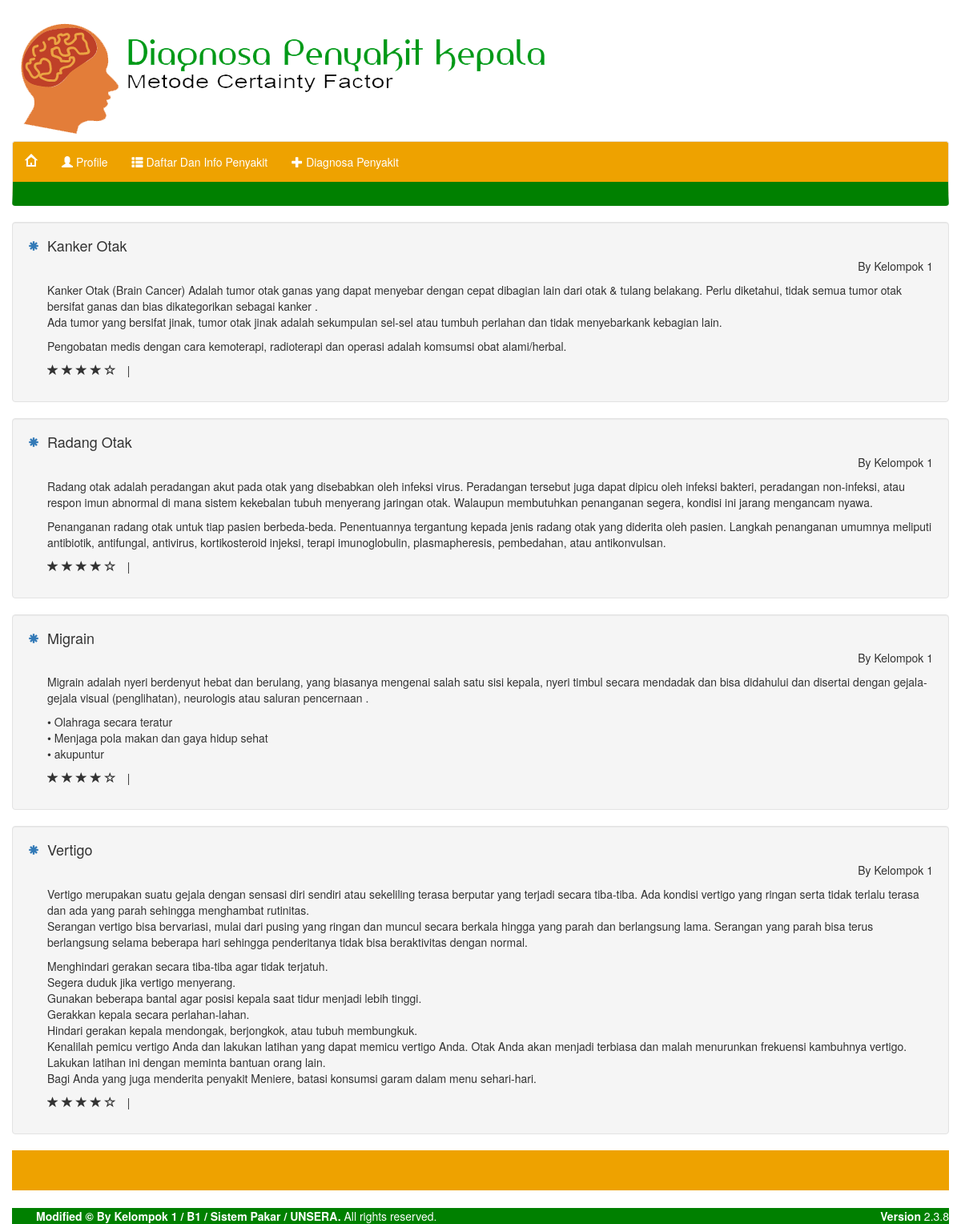
Page /index.php?page=info on the committed database.
### tables this page shows
CREATE TABLE `penyakit` (
  `id` varchar(5) NOT NULL,
  `nm_p` varchar(35) NOT NULL,
  `info` text NOT NULL,
  `solusi` text NOT NULL,
  PRIMARY KEY (`id`)
);

### modul/blog.php (the view)
<?php
include 'kon.php';
?>
  <div class="well">
      <div class="media">
      	<a class="pull-left" href="#">
    		<span class="glyphicon glyphicon-asterisk"></span>
  		</a>
  		<div class="media-body">
        <?php $p1 = mysqli_fetch_array(mysqli_query($kon, "SELECT * FROM penyakit where id = 'P01'")); ?>
    		<h4 class="media-heading"><?php echo $p1['nm_p'];  ?></h4>
          <p class="text-right">By Kelompok 1</p>
          <p><?php echo $p1['info'];?></p>
          <p><?php echo $p1['solusi'];?></p>
          <ul class="list-inline list-unstyled">
            <li>
               <span class="glyphicon glyphicon-star"></span>
                        <span class="glyphicon glyphicon-star"></span>
                        <span class="glyphicon glyphicon-star"></span>
                        <span class="glyphicon glyphicon-star"></span>
                        <span class="glyphicon glyphicon-star-empty"></span>
            </li>
            <li>|</li>
			</ul>
       </div>
    </div>
  </div>
  <div class="well">
      <div class="media">
        <a class="pull-left" href="#">
        <span class="glyphicon glyphicon-asterisk"></span>
      </a>
     <div class="media-body">
        <?php $p2 = mysqli_fetch_array(mysqli_query($kon, "SELECT * FROM penyakit where id = 'P02'")); ?>
        <h4 class="media-heading"><?php echo $p2['nm_p'];  ?></h4>
          <p class="text-right">By Kelompok 1</p>
          <p><?php echo $p2['info'];?></p>
          <p><?php echo $p2['solusi'];?></p>
          <ul class="list-inline list-unstyled">
            <li>
               <span class="glyphicon glyphicon-star"></span>
                        <span class="glyphicon glyphicon-star"></span>
                        <span class="glyphicon glyphicon-star"></span>
                        <span class="glyphicon glyphicon-star"></span>
                        <span class="glyphicon glyphicon-star-empty"></span>
            </li>
            <li>|</li>
      </ul>
       </div>
    </div>
  </div>
  <div class="well">
      <div class="media">
        <a class="pull-left" href="#">
        <span class="glyphicon glyphicon-asterisk"></span>
      </a>
      <div class="media-body">
        <?php $p3 = mysqli_fetch_array(mysqli_query($kon, "SELECT * FROM penyakit where id = 'P03'")); ?>
        <h4 class="media-heading"><?php echo $p3['nm_p'];  ?></h4>
          <p class="text-right">By Kelompok 1</p>
          <p><?php echo $p3['info'];?></p>
          <p><?php echo $p3['solusi'];?></p>
          <ul class="list-inline list-unstyled">
            <li>
               <span class="glyphicon glyphicon-star"></span>
                        <span class="glyphicon glyphicon-star"></span>
                        <span class="glyphicon glyphicon-star"></span>
                        <span class="glyphicon glyphicon-star"></span>
                        <span class="glyphicon glyphicon-star-empty"></span>
            </li>
            <li>|</li>
      </ul>
       </div>
    </div>
  </div>
  <div class="well">
      <div class="media">
        <a class="pull-left" href="#">
        <span class="glyphicon glyphicon-asterisk"></span>
      </a>
      <div class="media-body">
        <?php $p4 = mysqli_fetch_array(mysqli_query($kon, "SELECT * FROM penyakit where id = 'P04'")); ?>
        <h4 class="media-heading"><?php echo $p4['nm_p'];  ?></h4>
          <p class="text-right">By Kelompok 1</p>
          <p><?php echo $p4['info'];?></p>
          <p><?php echo $p4['solusi'];?></p>
          <ul class="list-inline list-unstyled">
            <li>
               <span class="glyphicon glyphicon-star"></span>
                        <span class="glyphicon glyphicon-star"></span>
                        <span class="glyphicon glyphicon-star"></span>
                        <span class="glyphicon glyphicon-star"></span>
                        <span class="glyphicon glyphicon-star-empty"></span>
            </li>
            <li>|</li>
          </ul>
       </div>
    </div>
  </div>

### index.php (shortened to what this page needs)
<?php
include 'kon.php';
?>
<!DOCTYPE html>
<html lang="id">
  <head>
    <link href="assets/bootstrap/css/bootstrap.min.css" rel="stylesheet">
    <link href="assets/css/bagas.css" rel="stylesheet">
    <link rel="stylesheet" href="http://cdnjs.cloudflare.com/ajax/libs/font-awesome/4.1.0/css/font-awesome.min.css"/>
  </head>
  <body>
  <?php include "modul/head.php";?>
    <div class="container">
    <div class="row">
          <?php include "modul/menu.php"; ?>
    </div>
    </div>
  <div class="container">
    <div class="row">
      <?php
                if(isset($_GET['page']))
                {
                 switch($_GET['page'])
                {
                    case 'info': include 'modul/blog.php'; break;
                }
        }
        else{
                        include "modul/slide.php";
       }
?>
    <div class="oren"></div>
    </div>
  </div>
    <br>
      <div class="container">
          <div class="row content">
            <div class="col-sm-12">
            </div>
            <div class="col-sm-3 sidenav">
            </div>
        </div>
    </div>
      <?php include 'modul/bawah.php';?>
  </body>
</html>

### modul/head.php
<header>
	<div class="container">
		<div class="row">
		<br><img src="assets/img/logo.png" class="img-responsive" />
		</div>
	</div>
  </header>

### modul/menu.php (shortened to what this page needs)
<nav class="navbar navbar-default navbar-bagas" role="navigation">
					<div class="container-fluid">
						<div class="navbar-header">
							<a class="navbar-brand" href='<?php echo $_SERVER['SCRIPT_NAME']; ?>'><img href='<?php echo $_SERVER['SCRIPT_NAME']; ?>' alt="Home" class="img-responsive" src="assets/img/home_16x16.png"></a>
						</div>
				<div class="collapse navbar-collapse animasi" id="bs-example-navbar-collapse-1">
					<ul class="nav navbar-nav animasi text16">
						<li><a href="index.php?page=profil"><span class="glyphicon glyphicon-user"></span> Profile</a></li>
						<li><a href="index.php?page=info"><span class="glyphicon glyphicon-th-list"></span> Daftar Dan Info Penyakit</a></li>
						<li>
							<a href="index.php?page=diagnosa" ><span class="glyphicon glyphicon-plus"></span> Diagnosa Penyakit</span></a>
						</li>
					</ul>
				</div>
					</div>
				</nav>

### modul/bawah.php
  <footer class="container" style='background-color: #008000; '>
	<div class="container" >
		<div class="pull-right hidden-xs">
     	 <b style="color: #fff";>Version</b> <span style="color: #fff";>2.3.8</span>
    	</div>
    <strong style="color: #fff">Modified &copy; By Kelompok 1 / B1 / Sistem Pakar / UNSERA</a>.</strong> <span style="color: #fff";>All rights
    reserved.</span>
	</div>
</footer>

### assets/css/bagas.css (style rules this page uses)
.navbar-bagas { background: #EEA200; border-bottom: 30px solid #008000; color: #fff; }
.animasi { -webkit-animation-duration: 1s; animation-duration: 1s; -webkit-animation-fill-mode: both; animation-fill-mode: both; }
.navbar-collapse { position: relative; overflow: hidden !important; }
.oren { width: 100%; height:50px; background-color: #EEA200; color: #fff; }

### rows in the picture
penyakit: nm_p "Kanker Otak", info "Kanker Otak (Brain Cancer) Adalah tumor otak ganas yang dapat menyebar dengan cepat dibagian lain dari otak & tulang belakang. Perlu diketahui, tidak semua tumor otak bersifat ganas dan bias dikategorikan sebagai kanker . Ada tumor yang bersifat jinak, tumor otak jinak adalah sekumpulan sel-sel atau tumbuh perlahan dan tidak menyebarkank kebagian lain.", solusi "Pengobatan medis dengan cara kemoterapi, radioterapi dan operasi adalah komsumsi obat alami/herbal."
penyakit: nm_p "Radang Otak", info "Radang otak adalah peradangan akut pada otak yang disebabkan oleh infeksi virus. Peradangan tersebut juga dapat dipicu oleh infeksi bakteri, peradangan non-infeksi, atau respon imun abnormal di mana sistem kekebalan tubuh menyerang jaringan otak. Walaupun membutuhkan penanganan segera, kondisi ini jarang mengancam nyawa.", solusi "Penanganan radang otak untuk tiap pasien berbeda-beda. Penentuannya tergantung kepada jenis radang otak yang diderita oleh pasien. Langkah penanganan umumnya meliputi antibiotik, antifungal, antivirus, kortikosteroid injeksi, terapi imunoglobulin, plasmapheresis, pembedahan, atau antikonvulsan."
penyakit: nm_p "Migrain", info "Migrain adalah nyeri berdenyut hebat dan berulang, yang biasanya mengenai salah satu sisi kepala, nyeri timbul secara mendadak dan bisa didahului dan disertai dengan gejala-gejala visual (penglihatan), neurologis atau saluran pencernaan .", solusi "• Olahraga secara teratur • Menjaga pola makan dan gaya hidup sehat • akupuntur"
penyakit: nm_p "Vertigo", info "Vertigo merupakan suatu gejala dengan sensasi diri sendiri atau sekeliling terasa berputar yang terjadi secara tiba-tiba. Ada kondisi vertigo yang ringan serta tidak terlalu terasa dan ada yang parah sehingga menghambat rutinitas. Serangan vertigo bisa bervariasi, mulai dari pusing yang ringan dan muncul secara berkala hingga yang parah dan berlangsung lama. Serangan yang parah bisa terus berlangsung selama beberapa hari sehingga penderitanya tidak bisa beraktivitas dengan normal.", solusi "Menghindari gerakan secara tiba-tiba agar tidak terjatuh. Segera duduk jika vertigo menyerang. Gunakan beberapa bantal agar posisi kepala saat tidur menjadi lebih tinggi. Gerakkan kepala secara perlahan-lahan. Hindari gerakan kepala mendongak, berjongkok, atau tubuh membungkuk. Kenalilah pemicu vertigo Anda dan lakukan latihan yang dapat memicu vertigo Anda. Otak Anda akan menjadi terbiasa dan malah menurunkan frekuensi kambuhnya vertigo. Lakukan latihan ini dengan meminta bantuan orang lain. Bagi Anda yang juga menderita penyakit Meniere, batasi konsumsi garam dalam menu sehari-hari."
